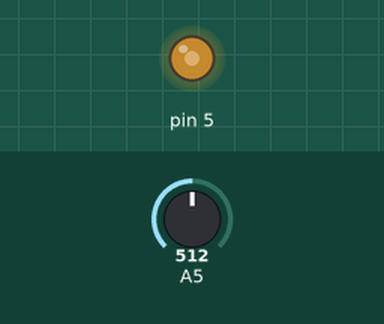
Simulated run of this sketch. Board: Arduino Uno, built with avr-gcc and run on an emulated ATmega328P. Shown: output pins drawn as LEDs (lit = HIGH). The inputs (shaded band) are chosen by the test bench; at power-on: A5 = 512.

Above: at 1.2 s.
1.3 s: A5 set to 716
At 2.2 s:
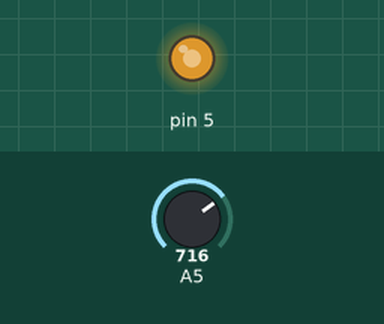
2.8 s: A5 set to 900
At 3.4 s:
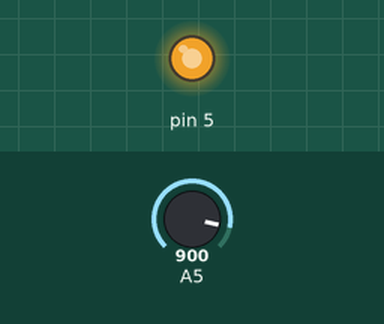
4.3 s: A5 set to 122
At 5.5 s:
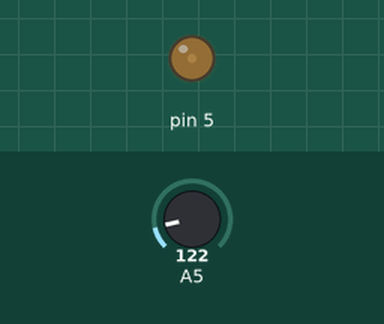
5.8 s: A5 set to 0
At 6.8 s:
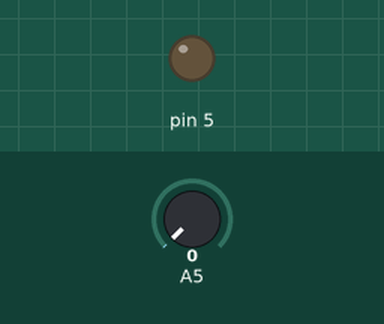
7.3 s: A5 set to 511
At 8.0 s:
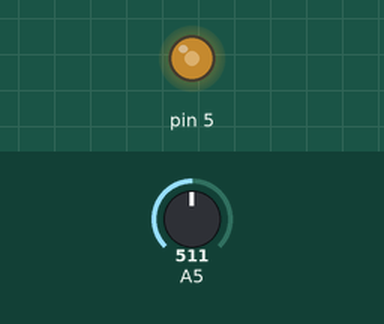
Timing chart, 0 to 9.8 s (numbered marks = the images above; inputs shaded):
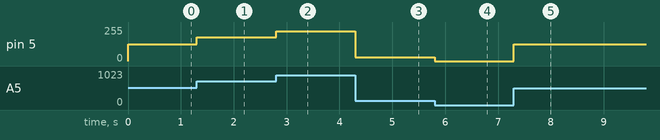

Measured:
- after the input at 1.3 s, pin 5: 127/255 → 178/255 at once
- after the input at 2.8 s, pin 5: 178/255 → 224/255 at once
- after the input at 4.3 s, pin 5: 224/255 → 30/255 at once
- after the input at 5.8 s, pin 5: 30/255 → 0/255 at once
- after the input at 7.3 s, pin 5: 0/255 → 127/255 at once

The sketch:

code.ino
```cpp
// C++ code
//

int potentiometer = 5;
int aux = 0; // variable for map

void setup()
{
  pinMode(5, OUTPUT);
    pinMode(A5,INPUT);
}

void loop()
{
  potentiometer = analogRead(A5);
    aux = map(potentiometer, 0, 1023, 0, 255);
    analogWrite(5, aux);
}
```
